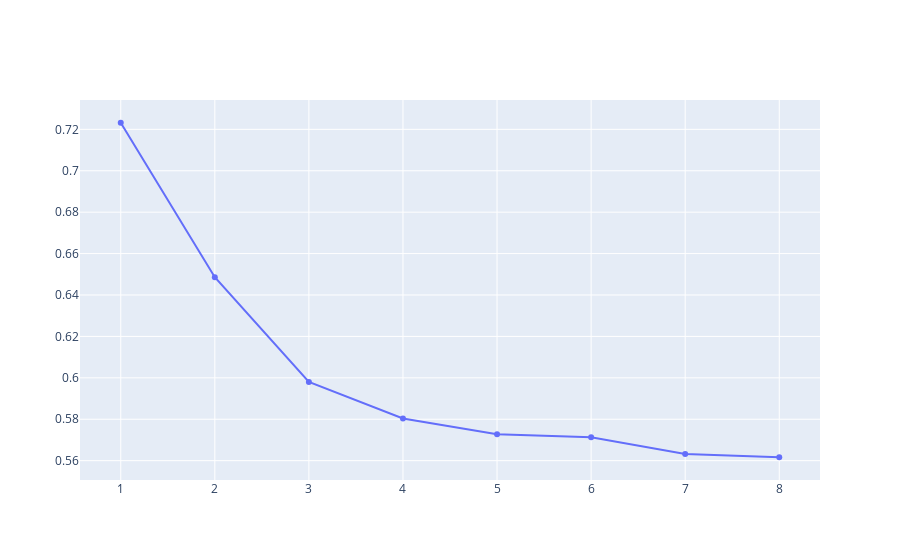

Notebook code cell kept with this figure:
### Markdown cell above
We will add addititional number of components and plot it. The optimal number of components will be once the decrease of $R^2$ becomes maximal upon adding additonal component.

### Code cell
import plotly.graph_objects as go

fig=go.Figure()

fig.add_trace(go.Scatter(y=eror,x=list(range(1,9))))

### Figure 1 — Plotly figure (JSON) as saved in the notebook; plotly's stock layout.template omitted (floating-point values rounded to 4 significant figures)
{"data": [{"type": "scatter", "x": [1, 2, 3, 4, 5, 6, 7, 8], "y": [0.7232, 0.6486, 0.598, 0.5804, 0.5728, 0.5713, 0.5632, 0.5616]}], "layout": {}}
